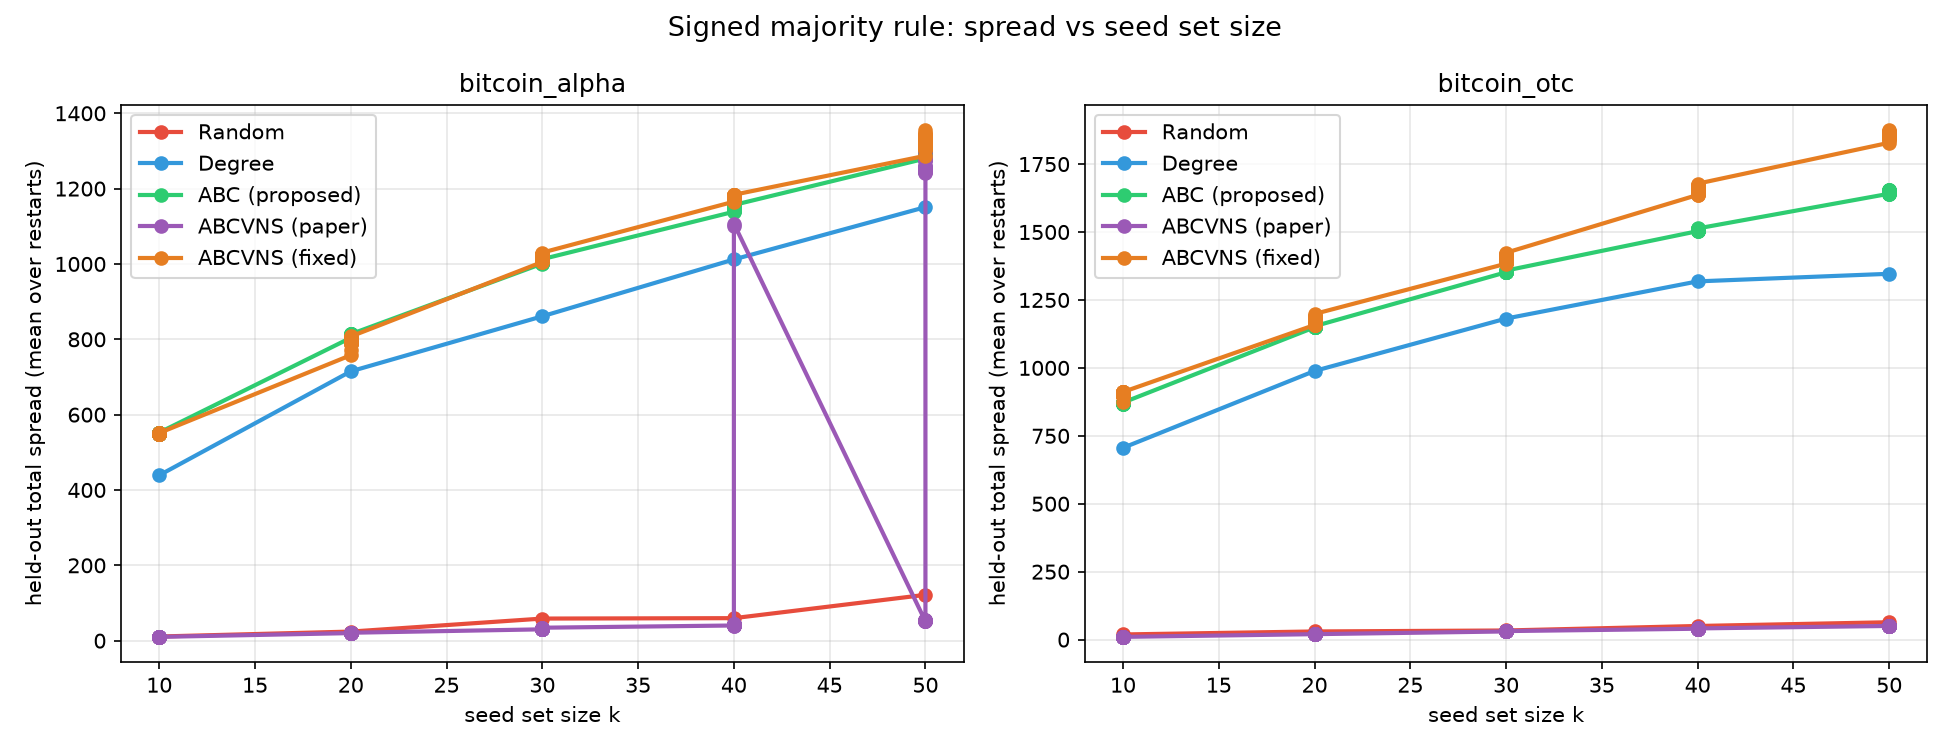

Here is the Python script that generated this plot:
"""
plot_spread.py
==============
Line chart #1: x = seed-set size k, y = held-out TOTAL spread,
one coloured line per algorithm, one subplot per graph.
Values are means over restarts.  Reads results.csv.
"""
import csv
from collections import defaultdict
from pathlib import Path

import matplotlib
matplotlib.use("Agg")
import matplotlib.pyplot as plt

HERE = Path(__file__).resolve().parent
CSV = HERE / "results.csv"
ORDER = ["Random", "Degree", "ABC (proposed)", "ABCVNS (paper)",
         "ABCVNS (fixed)"]
COLOURS = {"Random": "#e74c3c", "Degree": "#3498db",
           "ABC (proposed)": "#2ecc71", "ABCVNS (paper)": "#9b59b6",
           "ABCVNS (fixed)": "#e67e22"}


def load():
    data = defaultdict(lambda: defaultdict(list))   # graph -> alg -> (k, val)
    if not CSV.exists():
        raise SystemExit("results.csv not found; run runner.py first")
    with open(CSV, newline="", encoding="utf-8") as f:
        for row in csv.DictReader(f):
            data[row["graph"]][row["algorithm"]].append(
                (int(row["k"]), float(row["total_spread"])))
    return data


def main():
    data = load()
    graphs = sorted(data)
    fig, axes = plt.subplots(1, len(graphs), figsize=(6.5 * len(graphs), 5),
                             squeeze=False)
    for ax, g in zip(axes[0], graphs):
        for alg in ORDER:
            pts = sorted(data[g].get(alg, []))
            if not pts:
                continue
            ks = [p[0] for p in pts]
            vals = [p[1] for p in pts]
            ax.plot(ks, vals, marker="o", label=alg, color=COLOURS[alg],
                    linewidth=2)
        ax.set_xlabel("seed set size k")
        ax.set_ylabel("held-out total spread (mean over restarts)")
        ax.set_title(g)
        ax.grid(alpha=0.3)
        ax.legend()
    fig.suptitle("Signed majority rule: spread vs seed set size",
                 fontsize=13)
    fig.tight_layout()
    out = HERE / "plot_spread.png"
    fig.savefig(out, dpi=150)
    print(f"wrote {out}")


if __name__ == "__main__":
    main()
